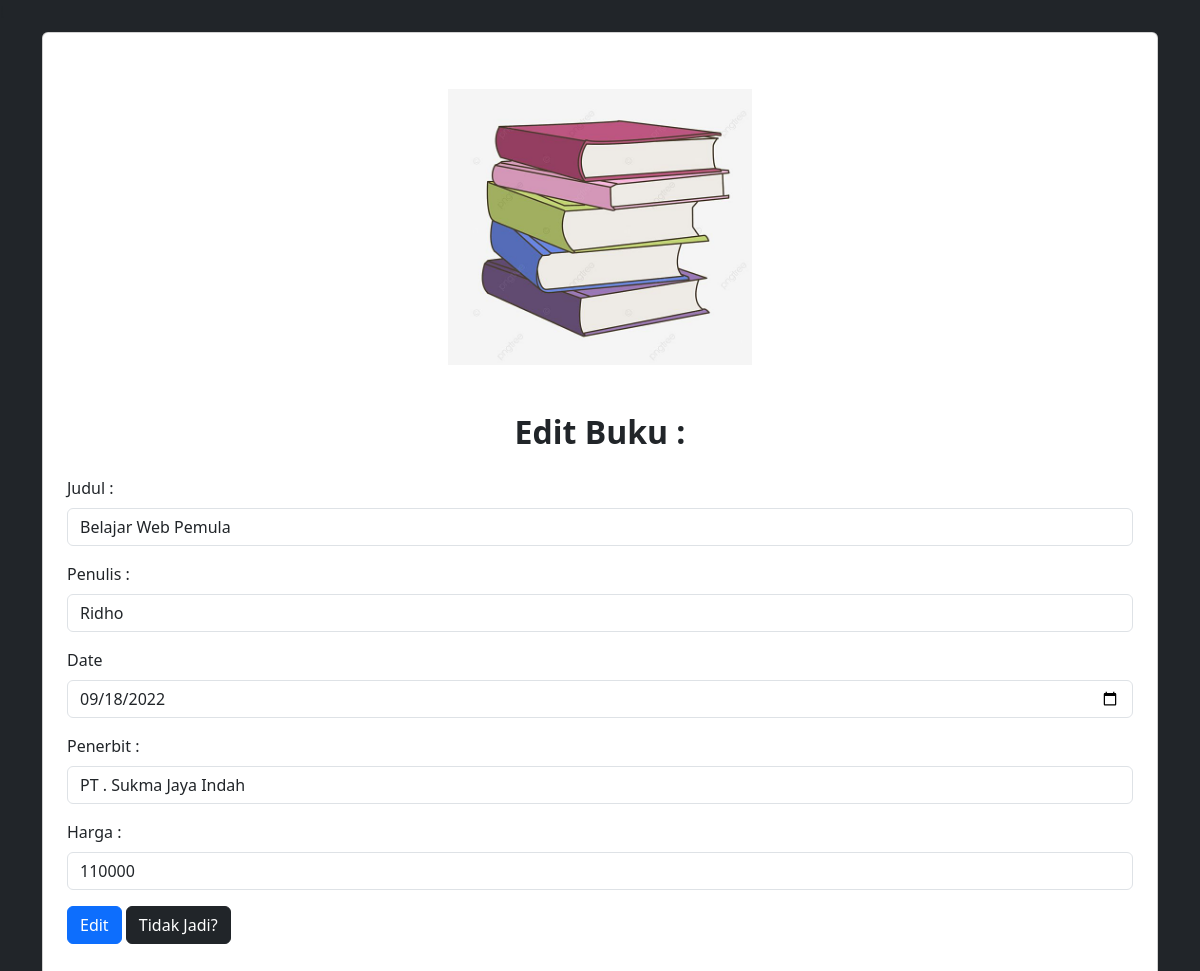
The page /Main/editbuku.php?id=23 (signed in) on the database its author committed.
### tables this page shows
CREATE TABLE `t_buku` (
  `id_buku` int(11) NOT NULL,
  `judul` varchar(255) NOT NULL,
  `penulis` varchar(100) NOT NULL,
  `tahun_terbit` date NOT NULL,
  `penerbit` varchar(100) NOT NULL,
  `harga_buku` bigint(20) NOT NULL
);

### Main/editbuku.php (the view, shortened to what this page needs)
!<?php
    require '../koneksi.php';
    $get_id = $_GET['id'];
    $query = "SELECT * FROM t_buku WHERE id_buku = '$get_id'";
    $result = mysqli_query($db_perpus, $query);
    $data_buku = mysqli_fetch_assoc($result);
    ?>
<!DOCTYPE html>
<html lang="en">
<head>
    <link rel="stylesheet" href="https://cdn.jsdelivr.net/npm/bootstrap@5.3.0/dist/css/bootstrap.min.css">
    <link href="https://cdn.jsdelivr.net/npm/aos@2.3.4/dist/aos.css" rel="stylesheet">
</head>
<body class="bg-dark">
    <div class="aos-wrap" data-aos="fade-in" data-aos-duration="1200">
        <div class="container mt-2 mb-2">
            <div class="card p-2">
                <img src="../assets/bukudaftar.jpg" class="card-img-top img-fluid d-block mx-auto p-5" alt="..." style="width: 25rem">
                <h2 class="text-center fw-bold">Edit Buku :</h2>
                <form action="" method="post">
                    <div class="card-body">
                        <div class="mb-3">
                            <label for="judul" class="form-label">Judul :</label>
                            <input type="text" name="judul" id="judul" class="form-control" required autocomplete="off" value="<?= $data_buku['judul']; ?>">
                        </div>
                        <div class="mb-3">
                            <label for="penulis" class="form-label">Penulis :</label>
                            <input type="text" name="penulis" id="penulis" class="form-control" required autocomplete="off" value="<?= $data_buku['penulis']; ?>">
                        </div>
                        <div class="mb-3">
                            <label for="date" class="form-label">Date</label>
                            <input type="date" name="tahunterbit" id="date" class="form-control" value="<?= $data_buku['tahun_terbit']; ?>">
                        </div>
                        <div class="mb-3">
                            <label for="penerbit" class="form-label">Penerbit :</label>
                            <input type="text" name="penerbit" id="penerbit" class="form-control" required autocomplete="off" value="<?= $data_buku['penerbit']; ?>">
                        </div>
                        <div class="mb-3">
                            <label for="harga" class="form-label">Harga :</label>
                            <input type="number" name="hargabuku" id="harga" class="form-control" required autocomplete="off" value="<?= $data_buku['harga_buku']; ?>">
                        </div>
                        <div>
                            <button type="submit" name="edit" class="btn btn-primary">Edit</button>
                            <a class="btn btn-dark" href="buku.php">Tidak Jadi?</a>
                        </div>
                    </div>
                </form>
            </div>
        </div>
    </div>
</body>
</html>

### rows shown on the page
t_buku: judul "Belajar Web Pemula", penulis "Ridho", tahunterbit "09/18/2022", penerbit "PT . Sukma Jaya Indah", hargabuku "110000"
